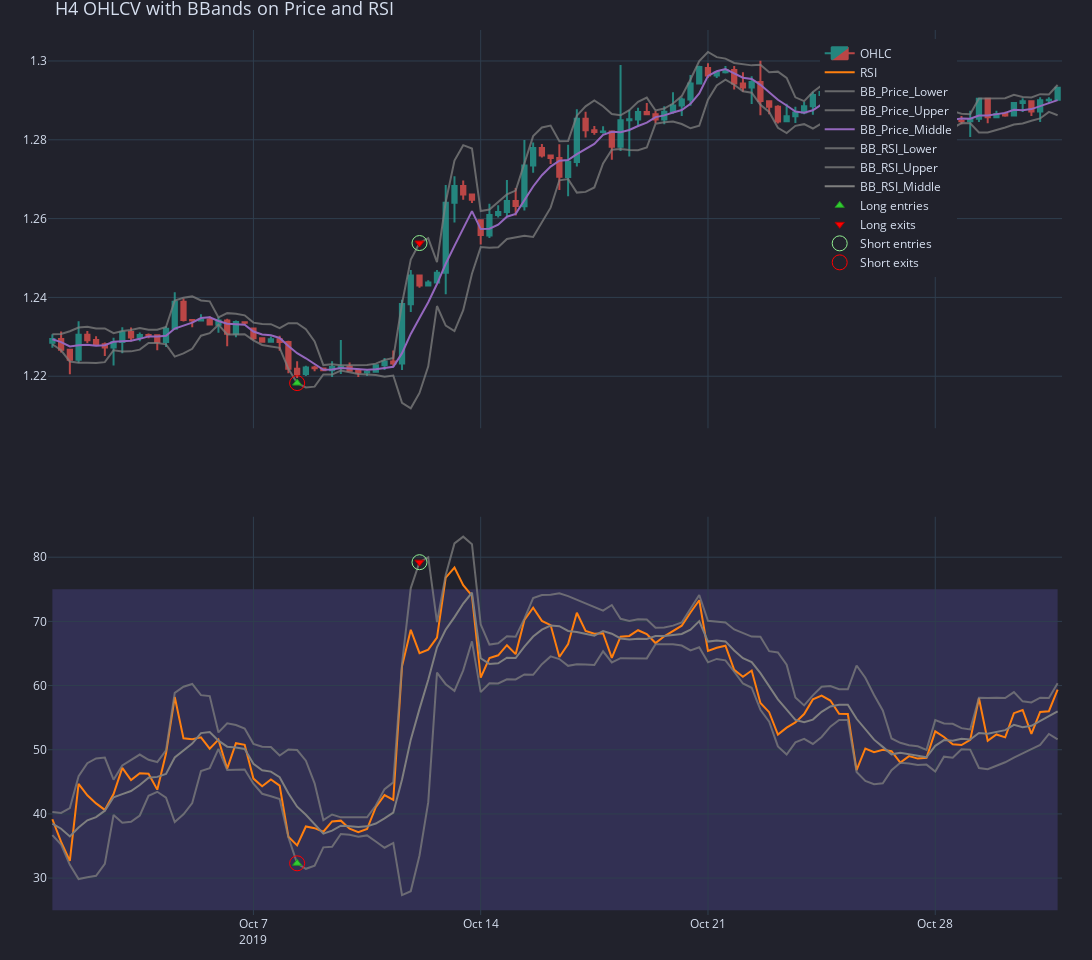

The cell this chart's notebook holds for it:
### Code cell
slice_lower = '2019.10.01'
slice_higher = '2019.10.30'
fig = stacked_2bb_rsi_plot(slice_lower, slice_higher, h4_df, h4_rsi, 
                           h4_bbands, h4_bbands_rsi, 
                           clean_h4_long_entries, clean_h4_long_exits, 
                           clean_h4_short_entries, clean_h4_short_exits,
                           show_legend = True)
fig.show()

### Figure 1 — Plotly figure (JSON) as saved in the notebook; plotly's stock layout.template omitted (floating-point values rounded to 4 significant figures; data arrays with more than 128 entries replaced by an {"elided": "..."} marker saying what was removed)
{"data": [{"close": {"elided": "180 float values"}, "decreasing": {"fillcolor": "#ee534f", "line": {"color": "#ee534f"}}, "high": {"elided": "180 float values"}, "increasing": {"fillcolor": "#26a69a", "line": {"color": "#26a69a"}}, "low": {"elided": "180 float values"}, "name": "OHLC", "opacity": 0.75, "open": {"elided": "180 float values"}, "type": "candlestick", "uid": "81f0d09a-354e-470a-a3be-98eee96c6677", "x": {"elided": "180 str values"}, "xaxis": "x", "yaxis": "y"}, {"connectgaps": true, "name": "RSI", "showlegend": true, "type": "scatter", "uid": "f84614a4-e310-4dda-b11d-8480897b6188", "x": {"elided": "180 str values"}, "xaxis": "x2", "y": {"elided": "180 float values"}, "yaxis": "y2"}, {"connectgaps": true, "line": {"color": "rgba(127,127,127,0.7500)"}, "mode": "lines", "name": "BB_Price_Lower", "showlegend": true, "type": "scatter", "uid": "a8791b4e-d71b-4ac8-8a85-88cfa0f40a38", "x": {"elided": "180 str values"}, "xaxis": "x", "y": {"elided": "180 float values"}, "yaxis": "y"}, {"connectgaps": true, "fillcolor": "rgba(128, 128, 128, 0.2)", "line": {"color": "rgba(127,127,127,0.7500)"}, "mode": "lines", "name": "BB_Price_Upper", "showlegend": true, "type": "scatter", "uid": "7d2614f4-15a0-4d99-b50b-f8e850f4a315", "x": {"elided": "180 str values"}, "xaxis": "x", "y": {"elided": "180 float values"}, "yaxis": "y"}, {"connectgaps": true, "mode": "lines", "name": "BB_Price_Middle", "showlegend": true, "type": "scatter", "uid": "549a1a93-d05a-4b99-8190-3efe2d4569bf", "x": {"elided": "180 str values"}, "xaxis": "x", "y": {"elided": "180 float values"}, "yaxis": "y"}, {"connectgaps": true, "line": {"color": "rgba(127,127,127,0.7500)"}, "mode": "lines", "name": "BB_RSI_Lower", "showlegend": true, "type": "scatter", "uid": "efcaa146-87d3-4a1c-95ee-46d7d56d4492", "x": {"elided": "180 str values"}, "xaxis": "x2", "y": {"elided": "180 float values"}, "yaxis": "y2"}, {"connectgaps": true, "fillcolor": "rgba(128, 128, 128, 0.2)", "line": {"color": "rgba(127,127,127,0.7500)"}, "mode": "lines", "name": "BB_RSI_Upper", "showlegend": true, "type": "scatter", "uid": "b806691d-f83e-4e7a-a0c0-94eeb5e650c4", "x": {"elided": "180 str values"}, "xaxis": "x2", "y": {"elided": "180 float values"}, "yaxis": "y2"}, {"connectgaps": true, "mode": "lines", "name": "BB_RSI_Middle", "showlegend": true, "type": "scatter", "uid": "3042df2e-affd-4968-9207-058e78d7141c", "x": {"elided": "180 str values"}, "xaxis": "x2", "y": {"elided": "180 float values"}, "yaxis": "y2"}, {"marker": {"color": "limegreen", "line": {"color": "rgb(34,143,34)", "width": 1}, "size": 8, "symbol": "triangle-up"}, "mode": "markers", "name": "Long entries", "showlegend": true, "type": "scatter", "uid": "1852dc2e-d404-495c-8226-dfb061071b7d", "x": ["2019-10-08T08:00:00+00:00"], "y": [1.218]}, {"marker": {"color": "red", "line": {"color": "rgb(178,0,0)", "width": 1}, "size": 8, "symbol": "triangle-down"}, "mode": "markers", "name": "Long exits", "showlegend": true, "type": "scatter", "uid": "b499444d-807c-4d36-b489-f9e34576ad19", "x": ["2019-10-10T16:00:00+00:00"], "y": [1.254]}, {"marker": {"color": "limegreen", "line": {"color": "rgb(34,143,34)", "width": 1}, "size": 8, "symbol": "triangle-up"}, "mode": "markers", "name": "Entries", "showlegend": false, "type": "scatter", "uid": "aafbce28-48c8-4329-97ca-4a3d1d97a028", "x": ["2019-10-08T08:00:00+00:00"], "xaxis": "x2", "y": [32.31], "yaxis": "y2"}, {"marker": {"color": "red", "line": {"color": "rgb(178,0,0)", "width": 1}, "size": 8, "symbol": "triangle-down"}, "mode": "markers", "name": "Exits", "showlegend": false, "type": "scatter", "uid": "f32c86a4-efb0-42e1-89b1-346702da4b20", "x": ["2019-10-10T16:00:00+00:00"], "xaxis": "x2", "y": [79.22], "yaxis": "y2"}, {"marker": {"color": "lightgreen", "line": {"color": "rgb(44,222,44)", "width": 1}, "size": 15, "symbol": "circle-open"}, "mode": "markers", "name": "Short entries", "showlegend": true, "type": "scatter", "uid": "7c41702b-e025-49fd-9241-2e833861b35f", "x": ["2019-10-06T16:00:00+00:00", "2019-10-10T16:00:00+00:00"], "y": [1.236, 1.254]}, {"marker": {"color": "red", "line": {"color": "rgb(178,0,0)", "width": 1}, "size": 15, "symbol": "circle-open"}, "mode": "markers", "name": "Short exits", "showlegend": true, "type": "scatter", "uid": "b22b5257-f782-4e52-b5f8-316bd7b23e93", "x": ["2019-10-08T08:00:00+00:00"], "y": [1.218]}, {"marker": {"color": "lightgreen", "line": {"color": "rgb(44,222,44)", "width": 1}, "size": 15, "symbol": "circle-open"}, "mode": "markers", "name": "Entries", "showlegend": false, "type": "scatter", "uid": "0fd8888d-7b9e-45cf-8aa3-f70fd54fce8c", "x": ["2019-10-06T16:00:00+00:00", "2019-10-10T16:00:00+00:00"], "xaxis": "x2", "y": [53.45, 79.22], "yaxis": "y2"}, {"marker": {"color": "red", "line": {"color": "rgb(178,0,0)", "width": 1}, "size": 15, "symbol": "circle-open"}, "mode": "markers", "name": "Exits", "showlegend": false, "type": "scatter", "uid": "29b2dc31-7dc4-4bbf-8e14-8d1b413f6d30", "x": ["2019-10-08T08:00:00+00:00"], "xaxis": "x2", "y": [32.31], "yaxis": "y2"}], "layout": {"height": 960, "legend": {"orientation": "h", "traceorder": "normal", "x": 0.1, "xanchor": "right", "y": 0.99, "yanchor": "top"}, "margin": {"b": 30, "l": 30, "r": 30, "t": 30}, "shapes": [{"fillcolor": "mediumslateblue", "layer": "below", "line": {"width": 0}, "opacity": 0.2, "type": "rect", "x0": "2019-10-01T00:00:00+00:00", "x1": "2019-10-30T20:00:00+00:00", "xref": "x2", "y0": 25, "y1": 75, "yref": "y2"}], "showlegend": true, "title": {"font": {"size": 18}, "text": "H4 OHLCV with BBands on Price and RSI"}, "width": 1280, "xaxis": {"anchor": "y", "domain": [0, 1], "matches": "x2", "rangebreaks": [{"values": ["2019-10-04T20:00:00+00:00", "2019-10-05T00:00:00+00:00", "2019-10-05T04:00:00+00:00", "2019-10-05T08:00:00+00:00", "2019-10-05T12:00:00+00:00", "2019-10-05T16:00:00+00:00", "2019-10-05T20:00:00+00:00", "2019-10-06T00:00:00+00:00", "2019-10-06T04:00:00+00:00", "2019-10-06T08:00:00+00:00", "2019-10-06T12:00:00+00:00", "2019-10-11T20:00:00+00:00", "2019-10-12T00:00:00+00:00", "2019-10-12T04:00:00+00:00", "2019-10-12T08:00:00+00:00", "2019-10-12T12:00:00+00:00", "2019-10-12T16:00:00+00:00", "2019-10-12T20:00:00+00:00", "2019-10-13T00:00:00+00:00", "2019-10-13T04:00:00+00:00", "2019-10-13T08:00:00+00:00", "2019-10-13T12:00:00+00:00", "2019-10-18T20:00:00+00:00", "2019-10-19T00:00:00+00:00", "2019-10-19T04:00:00+00:00", "2019-10-19T08:00:00+00:00", "2019-10-19T12:00:00+00:00", "2019-10-19T16:00:00+00:00", "2019-10-19T20:00:00+00:00", "2019-10-20T00:00:00+00:00", "2019-10-20T04:00:00+00:00", "2019-10-20T08:00:00+00:00", "2019-10-20T12:00:00+00:00", "2019-10-25T20:00:00+00:00", "2019-10-26T00:00:00+00:00", "2019-10-26T04:00:00+00:00", "2019-10-26T08:00:00+00:00", "2019-10-26T12:00:00+00:00", "2019-10-26T16:00:00+00:00", "2019-10-26T20:00:00+00:00", "2019-10-27T00:00:00+00:00", "2019-10-27T04:00:00+00:00", "2019-10-27T08:00:00+00:00", "2019-10-27T12:00:00+00:00"]}], "rangeslider": {"visible": false}, "showticklabels": false}, "xaxis2": {"anchor": "y2", "domain": [0, 1], "rangebreaks": [{"values": ["2019-10-04T20:00:00+00:00", "2019-10-05T00:00:00+00:00", "2019-10-05T04:00:00+00:00", "2019-10-05T08:00:00+00:00", "2019-10-05T12:00:00+00:00", "2019-10-05T16:00:00+00:00", "2019-10-05T20:00:00+00:00", "2019-10-06T00:00:00+00:00", "2019-10-06T04:00:00+00:00", "2019-10-06T08:00:00+00:00", "2019-10-06T12:00:00+00:00", "2019-10-11T20:00:00+00:00", "2019-10-12T00:00:00+00:00", "2019-10-12T04:00:00+00:00", "2019-10-12T08:00:00+00:00", "2019-10-12T12:00:00+00:00", "2019-10-12T16:00:00+00:00", "2019-10-12T20:00:00+00:00", "2019-10-13T00:00:00+00:00", "2019-10-13T04:00:00+00:00", "2019-10-13T08:00:00+00:00", "2019-10-13T12:00:00+00:00", "2019-10-18T20:00:00+00:00", "2019-10-19T00:00:00+00:00", "2019-10-19T04:00:00+00:00", "2019-10-19T08:00:00+00:00", "2019-10-19T12:00:00+00:00", "2019-10-19T16:00:00+00:00", "2019-10-19T20:00:00+00:00", "2019-10-20T00:00:00+00:00", "2019-10-20T04:00:00+00:00", "2019-10-20T08:00:00+00:00", "2019-10-20T12:00:00+00:00", "2019-10-25T20:00:00+00:00", "2019-10-26T00:00:00+00:00", "2019-10-26T04:00:00+00:00", "2019-10-26T08:00:00+00:00", "2019-10-26T12:00:00+00:00", "2019-10-26T16:00:00+00:00", "2019-10-26T20:00:00+00:00", "2019-10-27T00:00:00+00:00", "2019-10-27T04:00:00+00:00", "2019-10-27T08:00:00+00:00", "2019-10-27T12:00:00+00:00"]}]}, "yaxis": {"anchor": "x", "domain": [0.55, 1]}, "yaxis2": {"anchor": "x2", "domain": [0, 0.45]}}}
